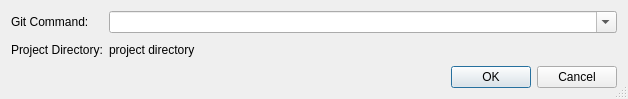
<?xml version="1.0" encoding="UTF-8"?>
<ui version="4.0">
 <class>GitCommandDialog</class>
 <widget class="QDialog" name="GitCommandDialog">
  <property name="geometry">
   <rect>
    <x>0</x>
    <y>0</y>
    <width>628</width>
    <height>99</height>
   </rect>
  </property>
  <property name="windowTitle">
   <string>Git Command</string>
  </property>
  <property name="sizeGripEnabled">
   <bool>true</bool>
  </property>
  <layout class="QGridLayout" name="gridLayout">
   <item row="0" column="0">
    <widget class="QLabel" name="textLabel1">
     <property name="text">
      <string>Git Command:</string>
     </property>
    </widget>
   </item>
   <item row="0" column="1">
    <widget class="QComboBox" name="commandCombo">
     <property name="sizePolicy">
      <sizepolicy hsizetype="Expanding" vsizetype="Fixed">
       <horstretch>0</horstretch>
       <verstretch>0</verstretch>
      </sizepolicy>
     </property>
     <property name="toolTip">
      <string>Enter the Git command to be executed with all necessary parameters</string>
     </property>
     <property name="whatsThis">
      <string>&lt;b&gt;Git Command&lt;/b&gt;
&lt;p&gt;Enter the Git command to be executed including all necessary 
parameters. If a parameter of the commandline includes a space you have to 
surround this parameter by single or double quotes. Do not include the name 
of the Git client executable (i.e. git).&lt;/p&gt;</string>
     </property>
     <property name="editable">
      <bool>true</bool>
     </property>
     <property name="insertPolicy">
      <enum>QComboBox::InsertAtTop</enum>
     </property>
     <property name="duplicatesEnabled">
      <bool>false</bool>
     </property>
    </widget>
   </item>
   <item row="1" column="0">
    <widget class="QLabel" name="textLabel3">
     <property name="sizePolicy">
      <sizepolicy hsizetype="Minimum" vsizetype="Preferred">
       <horstretch>0</horstretch>
       <verstretch>0</verstretch>
      </sizepolicy>
     </property>
     <property name="text">
      <string>Project Directory:</string>
     </property>
    </widget>
   </item>
   <item row="1" column="1">
    <widget class="QLabel" name="projectDirLabel">
     <property name="sizePolicy">
      <sizepolicy hsizetype="Expanding" vsizetype="Preferred">
       <horstretch>0</horstretch>
       <verstretch>0</verstretch>
      </sizepolicy>
     </property>
     <property name="toolTip">
      <string>This shows the root directory of the current project.</string>
     </property>
     <property name="text">
      <string>project directory</string>
     </property>
    </widget>
   </item>
   <item row="2" column="0" colspan="2">
    <widget class="QDialogButtonBox" name="buttonBox">
     <property name="orientation">
      <enum>Qt::Horizontal</enum>
     </property>
     <property name="standardButtons">
      <set>QDialogButtonBox::Cancel|QDialogButtonBox::Ok</set>
     </property>
    </widget>
   </item>
  </layout>
 </widget>
 <pixmapfunction>qPixmapFromMimeSource</pixmapfunction>
 <tabstops>
  <tabstop>commandCombo</tabstop>
  <tabstop>buttonBox</tabstop>
 </tabstops>
 <resources/>
 <connections>
  <connection>
   <sender>buttonBox</sender>
   <signal>accepted()</signal>
   <receiver>GitCommandDialog</receiver>
   <slot>accept()</slot>
   <hints>
    <hint type="sourcelabel">
     <x>41</x>
     <y>103</y>
    </hint>
    <hint type="destinationlabel">
     <x>49</x>
     <y>129</y>
    </hint>
   </hints>
  </connection>
  <connection>
   <sender>buttonBox</sender>
   <signal>rejected()</signal>
   <receiver>GitCommandDialog</receiver>
   <slot>reject()</slot>
   <hints>
    <hint type="sourcelabel">
     <x>173</x>
     <y>109</y>
    </hint>
    <hint type="destinationlabel">
     <x>174</x>
     <y>128</y>
    </hint>
   </hints>
  </connection>
 </connections>
</ui>
